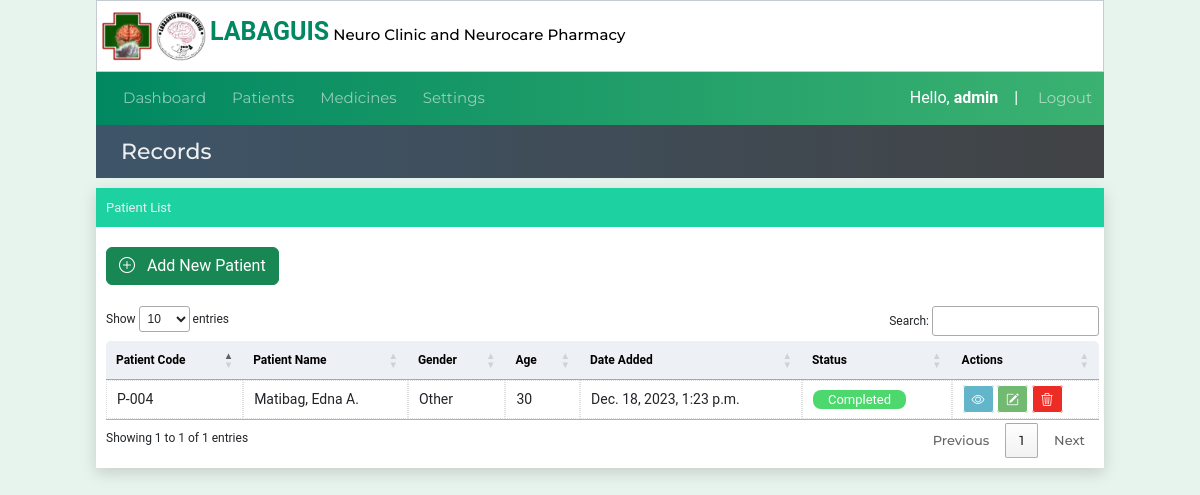
Screenshot of /patienttable (signed in) with the database file from the repository.
### website/models.py (models this page shows)
class Patient(models.Model):
    created_at = models.DateTimeField(auto_now_add=True)
    patient_code=models.CharField(max_length=50)
    first_name = models.CharField(max_length=50)
    middle_name = models.CharField(max_length=50)
    last_name = models.CharField(max_length=50)
    age = models.CharField(max_length=50)
    bday = models.CharField(max_length=50,default='')
    civil_status = models.CharField(max_length=50,default='')
    gender = models.CharField(max_length=50)
    address = models.CharField(max_length=100)
    contact_number = models.CharField(max_length=50)
    srID = models.CharField(max_length=50,null=True, blank=True)
    pwdID = models.CharField(max_length=50,null=True, blank=True)
    nationality = models.CharField(max_length=50,null=True, blank=True)
    def __str__(self):
        return self.patient_code

### website/views.py (the view)
# urls.py: path('patienttable',views.patienttable, name='patienttable'),
@login_required(login_url="loginuser")
def patienttable(request):
    patientsdata =  Patient.objects.all()
    status=[]
    for pd in patientsdata:
        data = Patienthistory.objects.filter(patient_code=pd)
        for n in range(len(data)):
            if data[n].diagnosis=='*under observation' or data[n].plans_recommendations=='None' or data[n].plans_recommendations=='*under observation' or data[n].objectives=='*None' or data[n].objectives=='*under observation':
                data_status = 'Pending'
                break
            else:
               data_status = 'Completed'
        status.append(data_status)
    print(data)
    context = {'patientsdata':patientsdata,
               'status':status}
    return render(request, 'patienttable.html',context)

### website/templates/patienttable.html
{% extends 'index.html' %}
{% block pagetitle %}
Records
{% endblock pagetitle %}
{% block content%}
    <div class="container2">
      <div class="title-form">Patient List</div>
      <div class="table-box">
        <a href="{% url "patientlist" %}" class="btn btn-success mb-3" type="submit"><i class="bi bi-plus-circle"></i> &nbsp Add New Patient</a>
        {% include 'patientstable.html' %}
      </div>
{%endblock%}

### website/templates/navbar.html (shortened to what this page needs)
<div class="header-main5" style="z-index: 2;">
    <nav class="navbar navbar-dark navbar-expand-md ">
        <div class="container-fluid" >
          <div class="collapse navbar-collapse" id="navbarNav">
            <ul class="navbar-nav">
              <li class="nav-item ">
                <a class="nav-link " aria-current="page" href="{% url "dashboard" %}">Dashboard</a>
              </li>
              <li class="nav-item">
                <a class="nav-link " href="{% url "patienttable" %}">Patients</a>
              </li>
              <li class="nav-item">
                <a class="nav-link" href="{% url "medications" %}">Medicines</a>
              </li>
              <li class="nav-item">
                <a class="nav-link" href="{% url "medicationsettings" %}">Settings</a>
              </li>
            </ul>
          </div>
          Hello,&nbsp <b>{{request.user}}</b> &nbsp &nbsp | &nbsp
        </div>
        <a class="nav-item nav-link navbar-nav" style="margin-right:10px;" href="{% url "logoutuser" %}">Logout</a>
      </nav>
</div>

### website/templates/patientstable.html
    <table id="patienttable" class="patient-tables content-table">
      <thead >
        <th>Patient Code</th>
        <th>Patient Name</th>
        <th>Gender</th>
        <th>Age</th>
        <th>Date Added</th>
        <th>Status</th>
        <th>Actions</th>
      </thead>
      <tbody>
        {% for x in patientsdata %}
        {% for y in status  %}
        {% if forloop.counter == forloop.parentloop.counter %}
        <tr>
          <td>{{x.patient_code}}</td>
          <td>{{x.last_name}}, {{x.first_name}} {{x.middle_name.0}}.</td>
          <td>{{x.gender}}</td>
          <td>{{x.age}}</td>
          <td>{{x.created_at}}</td>
        {% if y == "Completed" %}
          <td><span id="completed">{{y}}</span></td>
        {% elif y == "Pending" %}
          <td><span id="pending">{{y}}</span></td>
        {% endif %}
          <td>
            <a href="{% url 'patientinfo' x.id %}" id="link-view"><i class="bi bi-eye"></i></a>
            <a href="{% url 'editpatient' x.id %}" id="link-edit"><i class="bi bi-pencil-square"></i></a>
            <a href="{% url 'deletepatient' x.id %}" id="link-delete"><i class="bi bi-trash3"></i></a>
          </td>
        </tr>
        {% endif %}
        {% endfor %}  {% endfor %}
      </tbody>
    </table>

### website/static/style.css (style rules this page uses)
* { box-sizing:border-box; margin: 0; padding: 0; font-family: 'Roboto', sans-serif; }
body { background-color: #e7f3ed; }
header li,a,strong, button { font-family: 'Montserrat', sans-serif; font-weight: 500; font-size: 13px; color: #edf0f1; text-decoration: none; padding: 0px 0px; margin: 0px 0px; }
.nav-link { font-size: 15px; }
.container2 { height: 100%; margin-top: 10px; width: 100%; background-color: white; box-shadow: 0 5px 15px 0 #00000026; }
.title-form { color: #edf0f1 ; padding: 10px; font-size: 13px; background: #1dd1a1; }
.left-menu lu,li { font-size: 5px; text-decoration: none; color: black; padding: 5px; list-style: none; margin: 0; }
.table-box { margin: 20px 0; padding: 0 5px 10px 10px; background-color: white; height: auto; width: 100%; font-size: 12px; }
table { width: 100%; }
th { padding: 10px; font-size: 12px; color: black; background-color: #b4c3d33c; }
tr { font-size: 14px; }
td { border: 1px dotted #ddd; width: auto; }
#link-view { color: white; border: 1px solid white; padding: 5px 8px; background-color: #0087a99c; border-radius: 3px; }
#link-edit { color: white; border: 1px solid white; padding: 5px 8px; background-color:rgba(0, 128, 0, 0.553); border-radius: 3px; }
#link-delete { color: white; border: 1px solid white; padding: 5px 8px; background-color:rgba(235, 18, 11, 0.89); border-radius: 3px; }
.header-main5 { height: 100%; margin: 0px 8%; background-color: #80c3e3; background: rgb(1,136,97); background: linear-gradient(90deg, rgba(1,136,97,1) 0%, rgba(31,157,105,1) 50%, rgba(59,178,113,1) 100%); color: white; }
.navbar { padding: 2px; }
.reg-rows label,span,p,ul,li { font-size: 15px; }
.content-table { border-collapse: collapse; margin: 25px 0; font-size: 0.9em; min-width: 400px; border-radius: 5px 5px 0 0; overflow: hidden; }
#completed { padding: 2px 15px; background-color: #4dd86e; color: white; font-size: 13px; border-radius: 8px; }

### rows the page displays
Patient: patient_code "P-004", last_name "Matibag", first_name "Edna", middle_name.0 "A", gender "Other", age "30", created_at "Dec. 18, 2023, 1:23 p.m.", status "Completed"

### other values shown
{{ request.user }} "admin"
